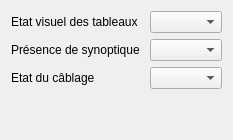
         <widget class="QWidget" name="bt_armoire">
          <layout class="QGridLayout" name="gridLayout_21">
           <item row="0" column="0">
            <widget class="QLabel" name="label_99">
             <property name="text">
              <string>Etat visuel des tableaux </string>
             </property>
             <property name="wordWrap">
              <bool>true</bool>
             </property>
            </widget>
           </item>
           <item row="1" column="0">
            <widget class="QLabel" name="label_100">
             <property name="text">
              <string>Présence de synoptique </string>
             </property>
             <property name="wordWrap">
              <bool>true</bool>
             </property>
            </widget>
           </item>
           <item row="2" column="0">
            <widget class="QLabel" name="label_101">
             <property name="text">
              <string>Etat du câblage </string>
             </property>
             <property name="wordWrap">
              <bool>true</bool>
             </property>
            </widget>
           </item>
           <item row="0" column="1">
            <widget class="QComboBox" name="comboBox_btarmetatvis"/>
           </item>
           <item row="1" column="1">
            <widget class="QComboBox" name="comboBox_btarmsynop"/>
           </item>
           <item row="2" column="1">
            <widget class="QComboBox" name="comboBox_btarmetatcabl"/>
           </item>
           <item row="3" column="0">
            <spacer name="verticalSpacer_18">
             <property name="orientation">
              <enum>Qt::Vertical</enum>
             </property>
             <property name="sizeHint" stdset="0">
              <size>
               <width>20</width>
               <height>40</height>
              </size>
             </property>
            </spacer>
           </item>
          </layout>
         </widget>
